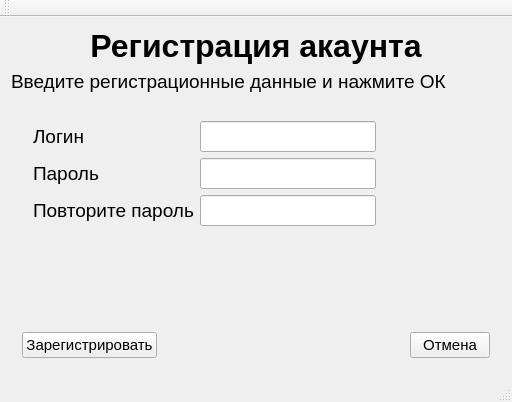
<?xml version="1.0" encoding="UTF-8"?>
<ui version="4.0">
 <class>RegFormClass</class>
 <widget class="QMainWindow" name="RegFormClass">
  <property name="geometry">
   <rect>
    <x>0</x>
    <y>0</y>
    <width>512</width>
    <height>402</height>
   </rect>
  </property>
  <property name="minimumSize">
   <size>
    <width>512</width>
    <height>402</height>
   </size>
  </property>
  <property name="maximumSize">
   <size>
    <width>512</width>
    <height>402</height>
   </size>
  </property>
  <property name="windowTitle">
   <string>RegForm</string>
  </property>
  <widget class="QWidget" name="centralWidget">
   <layout class="QGridLayout" name="gridLayout">
    <item row="0" column="0">
     <layout class="QVBoxLayout" name="verticalLayout">
      <item>
       <widget class="QLabel" name="label">
        <property name="enabled">
         <bool>true</bool>
        </property>
        <property name="sizePolicy">
         <sizepolicy hsizetype="Minimum" vsizetype="Fixed">
          <horstretch>0</horstretch>
          <verstretch>0</verstretch>
         </sizepolicy>
        </property>
        <property name="font">
         <font>
          <pointsize>24</pointsize>
          <bold>true</bold>
         </font>
        </property>
        <property name="text">
         <string>Регистрация акаунта</string>
        </property>
        <property name="alignment">
         <set>Qt::AlignCenter</set>
        </property>
       </widget>
      </item>
      <item>
       <widget class="QLabel" name="label_2">
        <property name="sizePolicy">
         <sizepolicy hsizetype="Minimum" vsizetype="Fixed">
          <horstretch>0</horstretch>
          <verstretch>0</verstretch>
         </sizepolicy>
        </property>
        <property name="font">
         <font>
          <pointsize>14</pointsize>
         </font>
        </property>
        <property name="text">
         <string>Введите регистрационные данные и нажмите ОК</string>
        </property>
       </widget>
      </item>
      <item>
       <widget class="QWidget" name="widget" native="true">
        <layout class="QGridLayout" name="gridLayout_3">
         <item row="1" column="0">
          <widget class="QPushButton" name="regButton">
           <property name="sizePolicy">
            <sizepolicy hsizetype="Fixed" vsizetype="Fixed">
             <horstretch>0</horstretch>
             <verstretch>0</verstretch>
            </sizepolicy>
           </property>
           <property name="font">
            <font>
             <pointsize>11</pointsize>
            </font>
           </property>
           <property name="text">
            <string>Зарегистрировать</string>
           </property>
          </widget>
         </item>
         <item row="0" column="0">
          <widget class="QWidget" name="widget_2" native="true">
           <property name="enabled">
            <bool>true</bool>
           </property>
           <layout class="QFormLayout" name="formLayout_2">
            <item row="0" column="0">
             <widget class="QLabel" name="label_3">
              <property name="font">
               <font>
                <pointsize>14</pointsize>
               </font>
              </property>
              <property name="text">
               <string>Логин</string>
              </property>
             </widget>
            </item>
            <item row="0" column="1">
             <widget class="QLineEdit" name="loginLineEdit">
              <property name="sizePolicy">
               <sizepolicy hsizetype="Fixed" vsizetype="Fixed">
                <horstretch>0</horstretch>
                <verstretch>0</verstretch>
               </sizepolicy>
              </property>
              <property name="font">
               <font>
                <pointsize>14</pointsize>
               </font>
              </property>
             </widget>
            </item>
            <item row="2" column="0">
             <widget class="QLabel" name="label_4">
              <property name="font">
               <font>
                <pointsize>14</pointsize>
               </font>
              </property>
              <property name="text">
               <string>Пароль</string>
              </property>
             </widget>
            </item>
            <item row="2" column="1">
             <widget class="QLineEdit" name="passwordLineEdit">
              <property name="sizePolicy">
               <sizepolicy hsizetype="Fixed" vsizetype="Fixed">
                <horstretch>0</horstretch>
                <verstretch>0</verstretch>
               </sizepolicy>
              </property>
              <property name="font">
               <font>
                <pointsize>14</pointsize>
               </font>
              </property>
              <property name="inputMethodHints">
               <set>Qt::ImhHiddenText|Qt::ImhNoAutoUppercase|Qt::ImhNoPredictiveText|Qt::ImhSensitiveData</set>
              </property>
              <property name="echoMode">
               <enum>QLineEdit::Password</enum>
              </property>
             </widget>
            </item>
            <item row="6" column="0">
             <layout class="QFormLayout" name="formLayout"/>
            </item>
            <item row="4" column="0">
             <widget class="QLabel" name="label_5">
              <property name="font">
               <font>
                <pointsize>14</pointsize>
               </font>
              </property>
              <property name="text">
               <string>Повторите пароль</string>
              </property>
             </widget>
            </item>
            <item row="4" column="1">
             <widget class="QLineEdit" name="passwordLineEdit_2">
              <property name="sizePolicy">
               <sizepolicy hsizetype="Fixed" vsizetype="Fixed">
                <horstretch>0</horstretch>
                <verstretch>0</verstretch>
               </sizepolicy>
              </property>
              <property name="font">
               <font>
                <pointsize>14</pointsize>
               </font>
              </property>
              <property name="inputMethodHints">
               <set>Qt::ImhHiddenText|Qt::ImhNoAutoUppercase|Qt::ImhNoPredictiveText|Qt::ImhSensitiveData</set>
              </property>
              <property name="echoMode">
               <enum>QLineEdit::Password</enum>
              </property>
              <property name="cursorMoveStyle">
               <enum>Qt::LogicalMoveStyle</enum>
              </property>
              <property name="clearButtonEnabled">
               <bool>false</bool>
              </property>
             </widget>
            </item>
            <item row="8" column="0" colspan="2">
             <widget class="QLabel" name="messageLabel">
              <property name="sizePolicy">
               <sizepolicy hsizetype="Expanding" vsizetype="Preferred">
                <horstretch>0</horstretch>
                <verstretch>0</verstretch>
               </sizepolicy>
              </property>
              <property name="font">
               <font>
                <pointsize>12</pointsize>
               </font>
              </property>
              <property name="text">
               <string/>
              </property>
             </widget>
            </item>
           </layout>
          </widget>
         </item>
         <item row="1" column="1">
          <widget class="QPushButton" name="cancelButton">
           <property name="sizePolicy">
            <sizepolicy hsizetype="Fixed" vsizetype="Fixed">
             <horstretch>0</horstretch>
             <verstretch>0</verstretch>
            </sizepolicy>
           </property>
           <property name="font">
            <font>
             <pointsize>11</pointsize>
            </font>
           </property>
           <property name="text">
            <string>Отмена</string>
           </property>
          </widget>
         </item>
        </layout>
       </widget>
      </item>
     </layout>
    </item>
   </layout>
  </widget>
  <widget class="QMenuBar" name="menuBar">
   <property name="geometry">
    <rect>
     <x>0</x>
     <y>0</y>
     <width>512</width>
     <height>26</height>
    </rect>
   </property>
  </widget>
  <widget class="QToolBar" name="mainToolBar">
   <attribute name="toolBarArea">
    <enum>TopToolBarArea</enum>
   </attribute>
   <attribute name="toolBarBreak">
    <bool>false</bool>
   </attribute>
  </widget>
  <widget class="QStatusBar" name="statusBar"/>
 </widget>
 <layoutdefault spacing="6" margin="11"/>
 <resources/>
 <connections/>
</ui>
